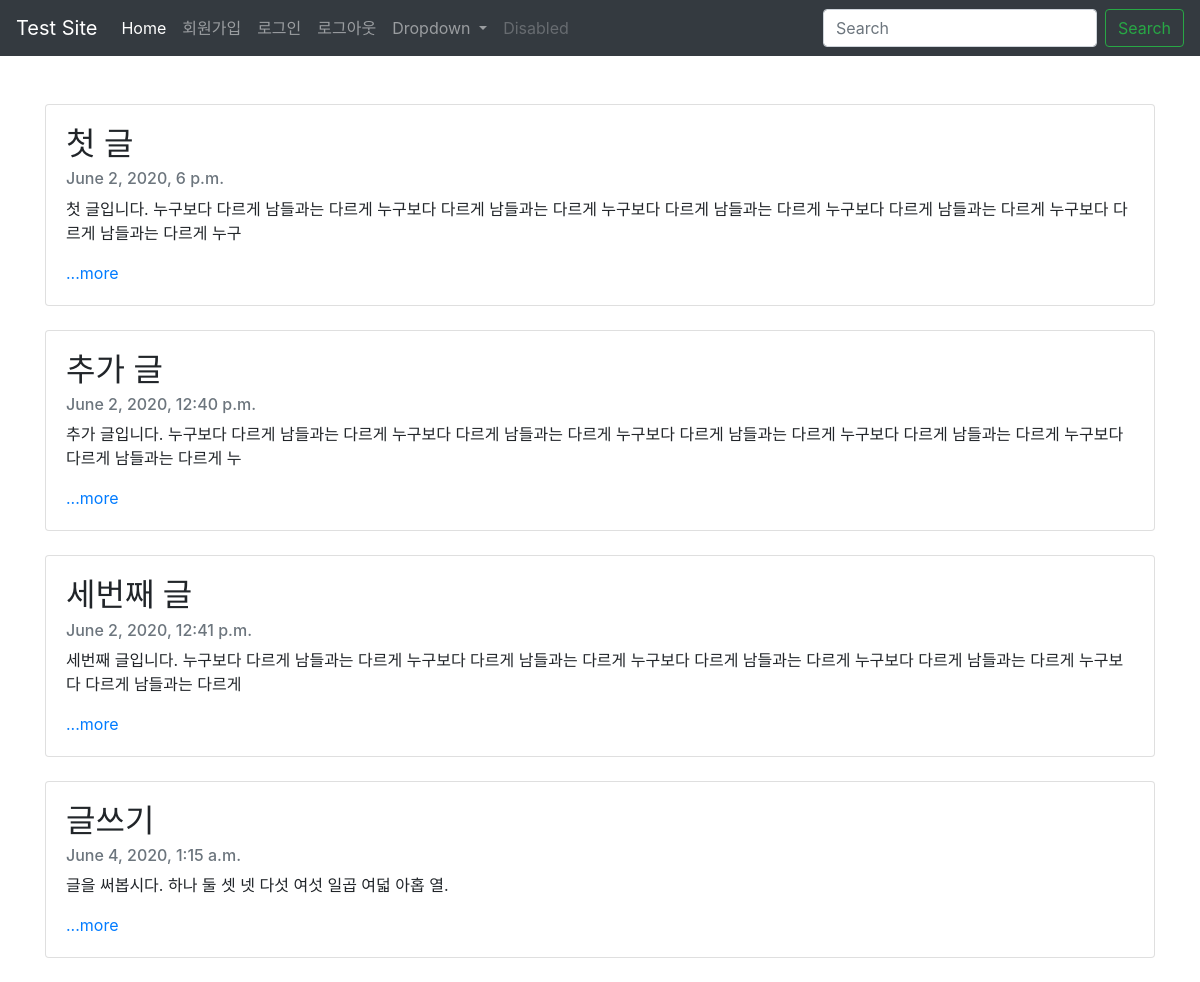
The page / on the database its author committed.
### blog/models.py (models this page shows, shortened)
class Blog(models.Model):
    title = models.CharField(max_length=200)
    pub_date = models.DateTimeField('data published')
    body = models.TextField()
    def summary(self):
        return self.body[:100]

### blog/views.py (the view)
# urls.py: path('', blog.views.home, name="home"),
def home(request):
    blogs = Blog.objects    #쿼리셋 #메소드
    return render(request,'home.html',{'blogs':blogs})

### blog/templates/home.html
{% extends 'base.html' %}
{% block contents %}
<body>
{% for blog in blogs.all%}
<div class="container">
    <div class="card">
        <div class="card-body">
          <h2 class="card-title">{{blog.title}}</h2>
          <h6 class="card-subtitle mb-2 text-muted">{{blog.pub_date}}</h6>
          <p class="card-text">{{blog.summary}}</p>
          <a href="{%url 'detail' blog.id%}" class="card-link">...more</a>
        </div>
    </div>
    <br>
</div>
{%endfor%}
</body>
{% endblock %}

### secondproject/templates/base.html (shortened to what this page needs)
<head>
    <link rel="stylesheet" href="https://stackpath.bootstrapcdn.com/bootstrap/4.5.0/css/bootstrap.min.css">
</head>
<body>
    <nav class="navbar navbar-expand-lg navbar-dark bg-dark">
        <a class="navbar-brand" href="#">Test Site</a>
        <div class="collapse navbar-collapse" id="navbarSupportedContent">
          <ul class="navbar-nav mr-auto">
            <li class="nav-item active">
              <a class="nav-link" href="{% url 'home' %}">Home <span class="sr-only">(current)</span></a>
            </li>
            <li class="nav-item">
              <a class="nav-link" href="{% url 'signup' %}">회원가입</a>
            </li>
            <li class="nav-item">
              <a class="nav-link" href="{% url 'login' %}">로그인</a>
            </li>
            <li class="nav-item">
              <a class="nav-link" href="{% url 'logout' %}">로그아웃</a>
            </li>
            <li class="nav-item dropdown">
              <a class="nav-link dropdown-toggle" href="#" id="navbarDropdown" role="button" data-toggle="dropdown" aria-haspopup="true" aria-expanded="false">
                Dropdown
              </a>
            </li>
            <li class="nav-item">
              <a class="nav-link disabled" href="#" tabindex="-1" aria-disabled="true">Disabled</a>
            </li>
          </ul>
          <form class="form-inline my-2 my-lg-0">
            <input class="form-control mr-sm-2" type="search" placeholder="Search" aria-label="Search">
            <button class="btn btn-outline-success my-2 my-sm-0" type="submit">Search</button>
          </form>
        </div>
    </nav>
      <br><br>
{% block contents %}
{% endblock %}
</body>

### rows shown on the page
Blog: title "첫 글", pub_date "June 2, 2020, 6 p.m.", summary "첫 글입니다. 누구보다 다르게 남들과는 다르게 누구보다 다르게 남들과는 다르게 누구보다 다르게 남들과는 다르게 누구보다 다르게 남들과는 다르게 누구보다 다르게 남들과는 다르게 누구"
Blog: title "추가 글", pub_date "June 2, 2020, 12:40 p.m.", summary "추가 글입니다. 누구보다 다르게 남들과는 다르게 누구보다 다르게 남들과는 다르게 누구보다 다르게 남들과는 다르게 누구보다 다르게 남들과는 다르게 누구보다 다르게 남들과는 다르게 누"
Blog: title "세번째 글", pub_date "June 2, 2020, 12:41 p.m.", summary "세번째 글입니다. 누구보다 다르게 남들과는 다르게 누구보다 다르게 남들과는 다르게 누구보다 다르게 남들과는 다르게 누구보다 다르게 남들과는 다르게 누구보다 다르게 남들과는 다르게"
Blog: title "글쓰기", pub_date "June 4, 2020, 1:15 a.m.", summary "글을 써봅시다. 하나 둘 셋 넷 다섯 여섯 일곱 여덟 아홉 열."
